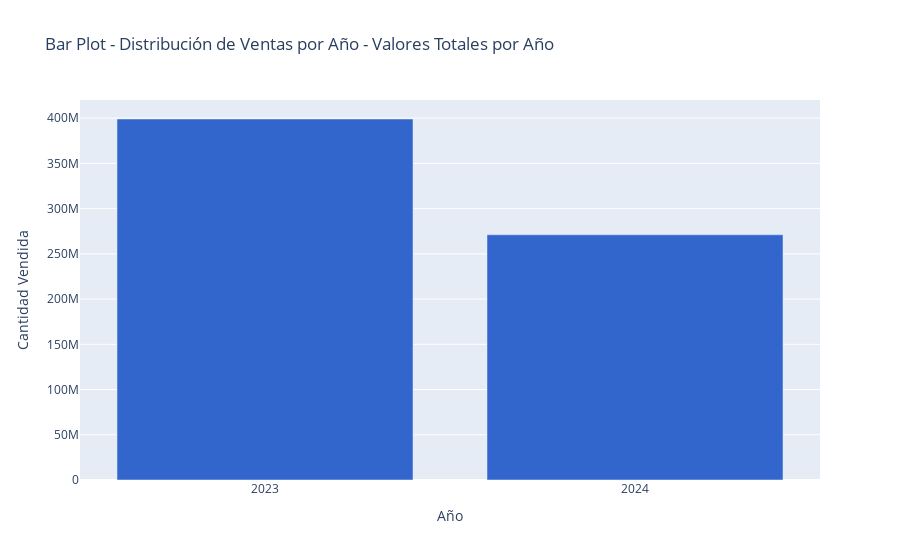

The code cell stored with this chart in its notebook:
### Markdown cell above
### Cada mes y año.

### Code cell
# Convierte la columna 'YEAR' a tipo de dato categórico
data['YEAR'] = data['YEAR'].astype('category')
# Filtra los datos donde 'SCENARIO' es 'actual', agrupa por 'YEAR' y suma 'AMOUNT'
df_grouped = data[data['SCENARIO'] == 'actual'].groupby(['YEAR'], as_index=False, observed=True)['AMOUNT'].sum()
# Visualizar el barplot
fig = px.bar(df_grouped, x='YEAR', y='AMOUNT',
    title='Bar Plot - Distribución de Ventas por Año - Valores Totales por Año',
    labels={'YEAR': 'Año', 'AMOUNT': 'Cantidad Vendida'},
    color_discrete_sequence=px.colors.qualitative.G10)
# Ajuste en la distancia en el eje x
fig.update_xaxes(dtick=1)
# Mostrar el gráfico
fig.show()

### Figure 1 — Plotly figure (JSON) as saved in the notebook; plotly's stock layout.template omitted (floating-point values rounded to 4 significant figures)
{"data": [{"alignmentgroup": "True", "hovertemplate": "Año=%{x}<br>Cantidad Vendida=%{y}<extra></extra>", "legendgroup": "", "marker": {"color": "#3366CC", "pattern": {"shape": ""}}, "name": "", "offsetgroup": "", "orientation": "v", "showlegend": false, "textposition": "auto", "type": "bar", "x": [2023, 2024], "xaxis": "x", "y": [399100000.0, 271100000.0], "yaxis": "y"}], "layout": {"barmode": "relative", "legend": {"tracegroupgap": 0}, "title": {"text": "Bar Plot - Distribución de Ventas por Año - Valores Totales por Año"}, "xaxis": {"anchor": "y", "domain": [0, 1], "dtick": 1, "title": {"text": "Año"}}, "yaxis": {"anchor": "x", "domain": [0, 1], "title": {"text": "Cantidad Vendida"}}}}
